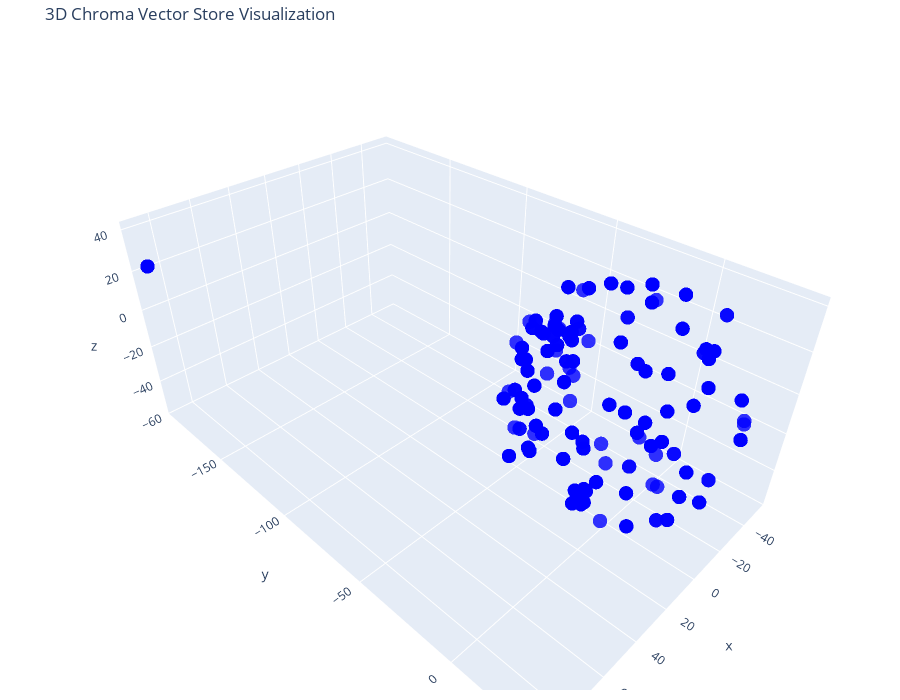

The notebook cell saved with this chart:
### Code cell
# Let's try 3D!

tsne = TSNE(n_components=3, random_state=42, perplexity=perplexity_value)
reduced_vectors = tsne.fit_transform(vectors)

# Create the 3D scatter plot
fig = go.Figure(data=[go.Scatter3d(
    x=reduced_vectors[:, 0],
    y=reduced_vectors[:, 1],
    z=reduced_vectors[:, 2],
    mode='markers',
    marker=dict(size=5, color="blue", opacity=0.8),
    text=[f"Type: {t}<br>Text: {d[:100]}..." for t, d in zip(doc_types, documents)],
    hoverinfo='text'
)])

fig.update_layout(
    title='3D Chroma Vector Store Visualization',
    scene=dict(xaxis_title='x', yaxis_title='y', zaxis_title='z'),
    width=900,
    height=700,
    margin=dict(r=20, b=10, l=10, t=40)
)

fig.show()

### Figure 1 — Plotly figure (JSON) as saved in the notebook; plotly's stock layout.template omitted (floating-point values rounded to 4 significant figures; data arrays with more than 128 entries replaced by an {"elided": "..."} marker saying what was removed)
{"data": [{"hoverinfo": "text", "marker": {"color": "blue", "opacity": 0.8, "size": 5}, "mode": "markers", "text": {"elided": "9833 str values"}, "type": "scatter3d", "x": {"elided": "9833 float values"}, "y": {"elided": "9833 float values"}, "z": {"elided": "9833 float values"}}], "layout": {"height": 700, "margin": {"b": 10, "l": 10, "r": 20, "t": 40}, "scene": {"xaxis": {"title": {"text": "x"}}, "yaxis": {"title": {"text": "y"}}, "zaxis": {"title": {"text": "z"}}}, "title": {"text": "3D Chroma Vector Store Visualization"}, "width": 900}}
